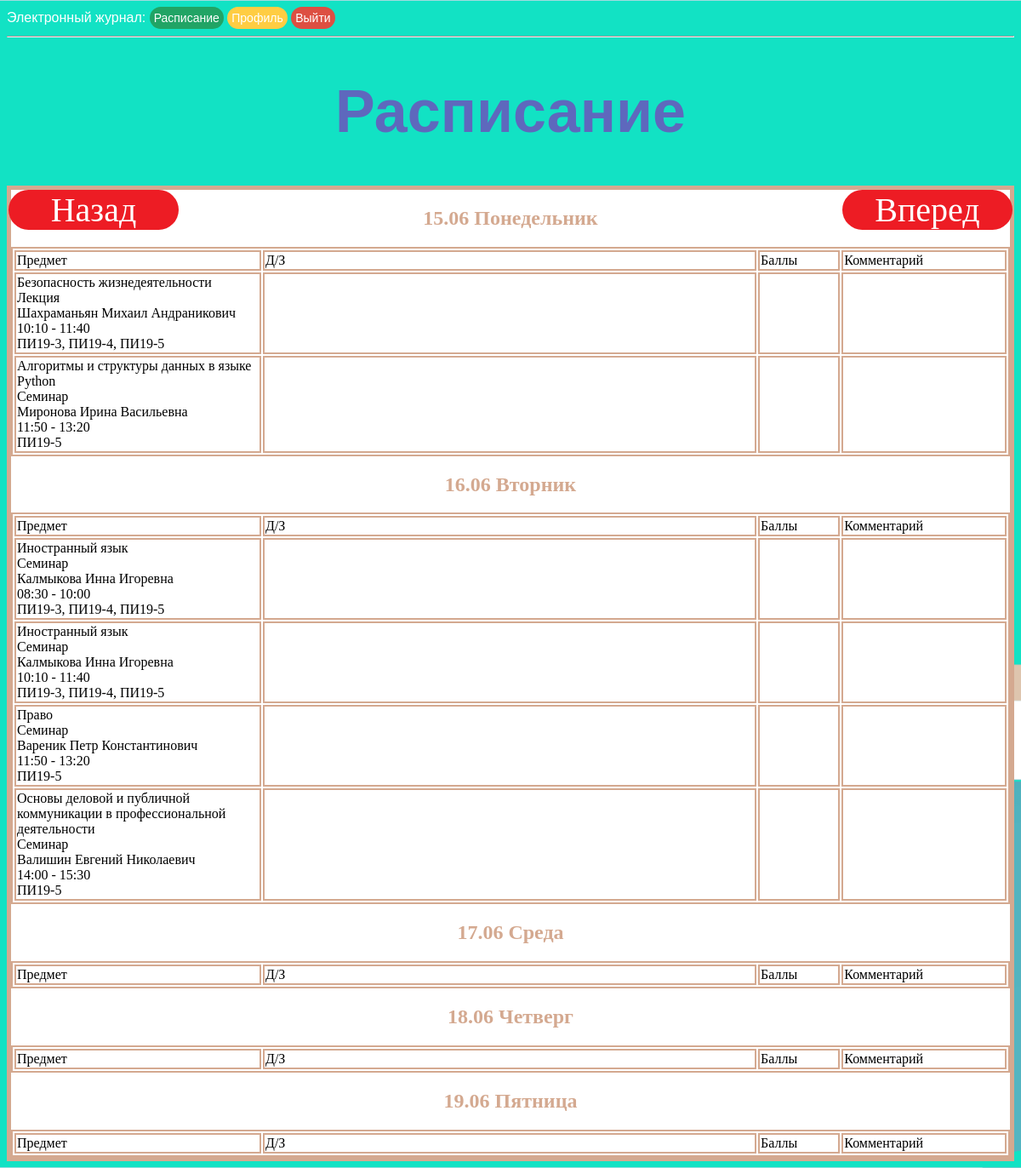
The page /schedule_stud/cur_week (signed in) on the database its author committed.
### app/models.py (models this page shows, shortened)
class User(UserMixin, db.Model):
    id = db.Column(db.Integer, primary_key=True)
    priority = db.Column(db.String(64))
    surname = db.Column(db.String(64), index=True)
    name = db.Column(db.String(64), index=True)
    patronymic = db.Column(db.String(64), index=True)
    email = db.Column(db.String(120), index=True, unique=True)
    phone = db.Column(db.Integer, index=True, unique=True)
    groups = db.Column(db.String(60), index=True)
    password_hash = db.Column(db.String(128))
    about_me = db.Column(db.String(140))
    last_seen = db.Column(db.DateTime, default=datetime.today)
    @login.user_loader
    def load_user(id):
        return User.query.get(int(id))

class Schedule(db.Model):
    id = db.Column(db.Integer, primary_key=True)
    date = db.Column(db.DateTime, index=True)
    prepod_id = db.Column(db.Integer, index=True)
    zan_type = db.Column(db.String(12), index=True)
    groups = db.Column(db.String(10), index=True)
    dz = db.Column(db.String(140))
    grades = db.relationship('Grades', backref='schedule', lazy='dynamic')

### app/routes.py (the view)
@app.route('/schedule_stud/<cur_week>', methods=['GET', 'POST'])
@login_required
def schedule_stud(cur_week):
    if current_user.priority == 'Студент':
        cur_week = check_date(cur_week)
        dates = cur_week - timedelta(days=cur_week.weekday())
        d = dict(zip(range(5), ('Понедельник', 'Вторник', 'Среда', 'Четверг', 'Пятница')))
        list_zan = []
        for i in range(5):
            zan = filter(lambda x: current_user.groups in x.groups,
                         Schedule.query.filter(
                             and_(dates < Schedule.date, Schedule.date < dates + timedelta(days=1))).order_by(
                             Schedule.date).all())
            attr = [dates.strftime('%d.%m'), d[dates.weekday()]]
            for j in zan:
                prepod = User.query.filter_by(id=j.prepod_id).first()
                grade = j.grades.filter_by(user_id=current_user.id).first()
                comment = ''
                if grade:
                    comment = grade.comment
                    grade = grade.grade
                attr.append([prepod.groups, j.zan_type, f'{prepod.surname} {prepod.name} {prepod.patronymic}',
                             f'{j.date.time().strftime("%H:%M")} - {(j.date + timedelta(minutes=90)).time().strftime("%H:%M")}',
                             j.groups, j.dz, grade, comment])
            list_zan.append(attr)
            dates += timedelta(days=1)
        return render_template('schedule_stud.html', list_zan=list_zan, go_next=cur_week + timedelta(weeks=1),
                               go_back=cur_week - timedelta(weeks=1))
    else:
        return redirect(url_for('journal'))

### app/routes.py (called while the page is built)
@app.before_request
def before_request():
    if current_user.is_authenticated:
        current_user.last_seen = datetime.today()
        db.session.commit()

def check_date(cur):
    return datetime.now().date() if cur == 'cur_week' else datetime(*map(int, cur.split()[0].split('-'))).date()

### app/templates/schedule_stud.html (shortened to what this page needs)
<!DOCTYPE html>
{% extends "base.html" %}
{% block content%}
<html lang="en">
<head>
</head>
<body>
<h1>Расписание</h1>
<div class="schedule">
    <a class="butt_win" id="go_back" href="{{url_for('schedule_stud', cur_week=go_back)}}" style="position:absolute; top:203px;left:10px;">Назад</a>
    <a class="butt_win" id="go_next" href="{{url_for('schedule_stud', cur_week=go_next)}}" style="position:absolute; top:203px;right:10px;">Вперед</a>
    {% for att in list_zan %}
    <h2>{{att[0]}} {{att[1]}}</h2>
    <table width="100%">
        <tr>
            <td width="25%">Предмет</td>
            <td width="50%">Д/З</td>
            <td>Баллы</td>
            <td>Комментарий</td>
        </tr>
        {% for g in range(2, att|length )%}
            <tr>
                <td>
                    {% for i in range(5) %}
                        {{ att[g][i] }}<br>
                    {% endfor %}
                </td>
                {% for i in range(5, 8) %}
                <td style="text-align: center;">{%if att[g][i] %}{{att[g][i]}}{% endif %}</td>
                {% endfor %}
            </tr>
        {%endfor%}
    </table>
    {% endfor %}
</div>
</body>
</html>
{% endblock %}

### app/static/css/style.css (style rules this page uses)
body { background-color: azure }
h1 { color: #5e68bd; text-align: center; font-size: 70px; font-family: arial; }
h2 { color:#d4a990; font-family: calibri; text-align: center; }
td, table, tr, .schedule { border: 2px solid #d4a990; color:black; font-family: calibri; background:white; }
.schedule { margin-top: 5%; border: 5px solid #d4a990; margin: 0 auto; }
.butt_win { margin-top:20px; text-align:center; width: 200px; user-select: none; background:#ed1c24; border-radius: 50px; color:white; text-decoration: none; user-select: none; outline: none; font-size: 40px; }
body { background: url("/static/images/background-min.png"); color:#fff ; background-attachment: scroll; background-repeat: repeat-x; background-size:cover; }

### rows shown on the page
User: groups "Безопасность жизнедеятельности"
Schedule: zan_type "Лекция" "ПИ19-3, ПИ19-4, ПИ19-5"
User: groups "Алгоритмы и структуры данных в языке Python"
Schedule: zan_type "Семинар" "ПИ19-5"
User: groups "Иностранный язык" "Иностранный язык"
Schedule: zan_type "Семинар" "ПИ19-3, ПИ19-4, ПИ19-5"
Schedule: zan_type "Семинар" "ПИ19-3, ПИ19-4, ПИ19-5"
User: groups "Право"
Schedule: zan_type "Семинар" "ПИ19-5"
User: groups "Основы деловой и публичной коммуникации в профессиональной деятельности"
Schedule: zan_type "Семинар" "ПИ19-5"

### other values the page prints
{{ att[0] }} "15.06" "16.06" "17.06" "18.06" "19.06"
{{ att[1] }} "Понедельник" "Вторник" "Среда" "Четверг" "Пятница"
{{ att[g][i] }} "Шахраманьян Михаил Андраникович" "10:10 - 11:40" "Миронова Ирина Васильевна" "11:50 - 13:20" "Калмыкова Инна Игоревна" "08:30 - 10:00" "Калмыкова Инна Игоревна" "10:10 - 11:40" "Вареник Петр Константинович" "11:50 - 13:20" "Валишин Евгений Николаевич" "14:00 - 15:30"
